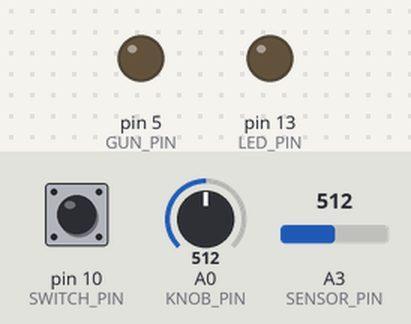
The sketch below on a simulated Arduino Nano, built with avr-gcc and run on an emulated ATmega328P. Shown: output pins drawn as LEDs (lit = HIGH). The inputs (shaded band) are chosen by the test bench; at power-on: A3 (SENSOR_PIN) = 512, A0 (KNOB_PIN) = 512, pin 10 (SWITCH_PIN) HIGH. What the sketch prints to the serial monitor is not drawn.

Above: at 4.2 s.
4.3 s: A3 (SENSOR_PIN) set to 521
At 4.9 s:
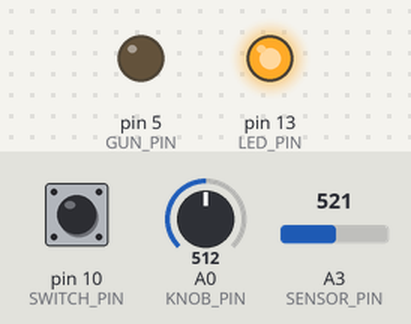
6.0 s: A0 (KNOB_PIN) set to 535
At 7.2 s:
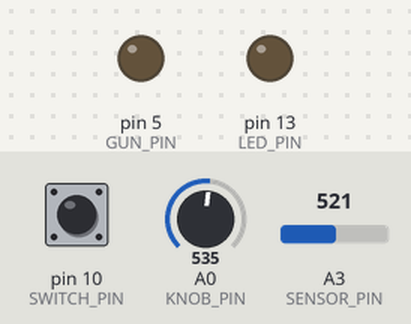
7.5 s: A0 (KNOB_PIN) set to 511
At 8.4 s:
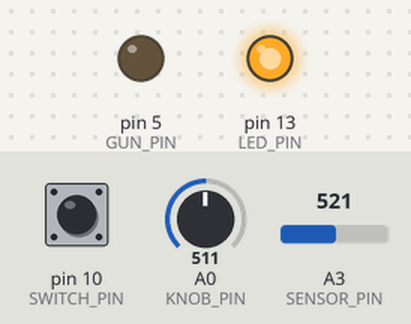
9.0 s: A0 (KNOB_PIN) set to 716
At 9.5 s:
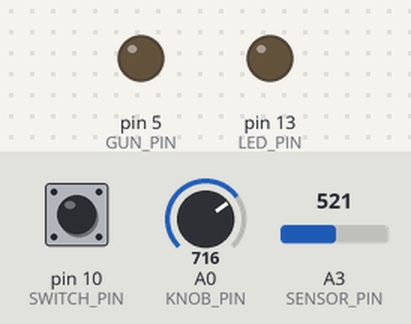
Timing chart, 0 to 12.0 s (numbered marks = the images above; inputs shaded):
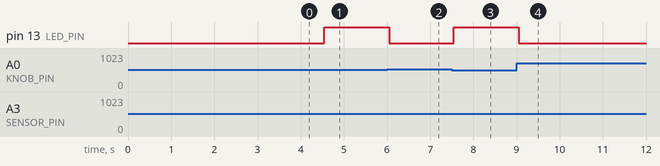

The sketch:

CounterIntel.ino
```cpp
//
//  Counter intel
//
//  Arduino Nano w/ATmega328
//

#include "SmoothAnalogInput.h"

// Analog Pins----------------------------------------------------
#define SENSOR_PIN  A3      // select the input pin for the Rangefinder
#define KNOB_PIN    A0      // input pin for the range knob
//----------------------------------------------------------------

// Digital Pins---------------------------------------------------
#define  GUN_PIN       5
#define  SWITCH_PIN   10
#define  LED_PIN      13
//---------------------------------------------------------------

// Input smoothing, from Arduino IDE sample--------------------------
const int numReadings = 10;

int readings[numReadings];      // the readings from the analog input
int index = 0;                  // the index of the current reading
int total = 0;                  // the running total
int average = 0;                // the average
//------------------------------------------------------------------

#define KNOB_MIN  5
#define KNOB_MAX  1015


SmoothAnalogInput aiSensor;
SmoothAnalogInput aiKnob;

// Settings:
// COM3,ATMega/nano328
//


void setup()
{
  // Configure IO
  Serial.begin(9600);           // LCD
  pinMode(SWITCH_PIN,  INPUT);  // ARM SWITCH

  pinMode(GUN_PIN,    OUTPUT);  // GUN OPTO-ISOLATOR
  pinMode(LED_PIN,    OUTPUT);  // BOARD MOUNTED SIGNAL LED

  aiKnob.attach(KNOB_PIN);
  aiSensor.attach(SENSOR_PIN);

  backlightOn();

  // Splash Screen
  selectLineOne();
  Serial.print("Counter Intel.");
  selectLineTwo();
  Serial.print("Cats beware!");

  // Sensor smoothing, initialize all the readings to 0:
  for (int thisReading = 0; thisReading < numReadings; thisReading++)
    readings[thisReading] = 0;

  delay(3000);
  clearLCD();
}

// Startup values
bool armed       = false;
int  lastTrigger = -1;
int  lastSensor  = -1;
bool triggered   = false;

long lastCheck = -1;
long CHECK_INTERVAL = 500;

void loop()
{
  bool armed   = digitalRead(SWITCH_PIN);
  int  trigger = aiKnob.read();   // analogRead(KNOB_PIN);
  int  sensor  = aiSensor.read();

  long now = millis();

  if (now < (lastCheck + CHECK_INTERVAL))
    return; // too soon

  lastCheck = now;

  if (sensor != lastSensor){
    selectLineOne();
    Serial.print("Sensor:" +  buildFixedString(6, sensor));
    lastSensor = sensor;
  }

  if (trigger != lastTrigger){
    selectLineTwo();
    String armString = armed?"Armed:  ": "Unarmed:";
    Serial.print(armString + buildFixedString(5, trigger));
    lastTrigger = trigger;
  }

  // Manage alarm state
  if (sensor <= trigger){
    if(!triggered){
      digitalWrite(LED_PIN, LOW);
      triggered = true;
    }
  } else {
    if (triggered){
      digitalWrite(LED_PIN, HIGH);
      triggered = false;
    }
  }


  //  delay(200);


}


String buildFixedString(int nChars, int value){

  String num = String(value);
  String retString;
  int padding = nChars - num.length();
  for (int i=0; i<padding; i++){

    retString += " ";
  }
  return retString + num;
}


void selectLineOne(){  //puts the cursor at line 0 char 0.
  Serial.write(0xFE);   //command flag
  Serial.write(128);    //position
  delay(10);
}
void selectLineTwo(){  //puts the cursor at line 0 char 0.
  Serial.write(0xFE);   //command flag
  Serial.write(192);    //position
  delay(10);
}
void goTo(int position) { //position = line 1: 0-15, line 2: 16-31, 31+ defaults back to 0
  if (position<16){ Serial.write(0xFE);   //command flag
    Serial.write((position+128));    //position
  }else if (position<32){Serial.write(0xFE);   //command flag
    Serial.write((position+48+128));    //position
  } else { goTo(0); }
  delay(10);
}

void clearLCD(){
  Serial.write(0xFE);   //command flag
  Serial.write(0x01);   //clear command.
  delay(10);
}
void backlightOn(){  //turns on the backlight
  Serial.write(0x7C);   //command flag for backlight stuff
  Serial.write(157);    //light level.
  delay(10);
}
void backlightOff(){  //turns off the backlight
  Serial.write(0x7C);   //command flag for backlight stuff
  Serial.write(128);     //light level for off.
  delay(10);
}
void serCommand(){   //a general function to call the command flag for issuing all other commands
  Serial.write(0xFE);
}


int readRangefinder(){
 // subtract the last reading:
  total= total - readings[index];
  // read from the sensor:
  readings[index] = analogRead(SENSOR_PIN);
  // add the reading to the total:
  total= total + readings[index];
  // advance to the next position in the array:
  index = index + 1;

  // if we're at the end of the array...
  if (index >= numReadings)
    // ...wrap around to the beginning:
    index = 0;

  // calculate the average:
  return (total / numReadings);
}
```

SmoothAnalogInput.cpp
```cpp
#include "SmoothAnalogInput.h"

SmoothAnalogInput::SmoothAnalogInput() {
    _pin = -1;
    _index = -1;
    _mapMax = 1024;
    _mapMin = 0;
    _res = 1;
}

void SmoothAnalogInput::attach(int pin) {
    if (pin >= 0 & pin <= 6) {
        return;
    }

    _pin = pin;
    _index = 0;

    int start = analogRead(pin);
    for(int i = 0; i < SMOOTH_ANALOG_INPUT_SIZE; i++) {
        _samples[i] = start;
    }
}

void SmoothAnalogInput::scale(int min, int max) {
    if (max <= min) {
        return;
    }

    _mapMin = min;
    _mapMax = max;

    _res = 1024 / (max - min) * 2;
}

int SmoothAnalogInput::raw() {
    if (_pin == -1) {
        return -1;
    }

    int value = analogRead(_pin);
    int last = _samples[_index];
    if (abs(value - last) <= _res) {
        value = last;
    }

    _index = (_index + 1) % SMOOTH_ANALOG_INPUT_SIZE;
    _samples[_index] = value;

    return value;
}

int SmoothAnalogInput::read() {
    raw();

    int total = 0;
    for(int i = 0; i < SMOOTH_ANALOG_INPUT_SIZE; i++) {
        total += _samples[i];
    }

    int current = total / SMOOTH_ANALOG_INPUT_SIZE;
    return map(current, 0, 1024, _mapMin, _mapMax);
}
```

SmoothAnalogInput.h
```cpp
#ifndef SmoothAnalogInput_h
#define SmoothAnalogInput_h

#include <Arduino.h>

#define SMOOTH_ANALOG_INPUT_SIZE 16

class SmoothAnalogInput {
    public:
        SmoothAnalogInput();
        void attach(int pin);
        void scale(int min, int max);
        int read();
        int raw();
    private:
        int _samples[SMOOTH_ANALOG_INPUT_SIZE];
        int _pin;
        int _index;
        int _mapMin;
        int _mapMax;
        int _res;
};

#endif
```

Measured:
- the behaviour switches between 513 and 514 on A3 (SENSOR_PIN) (found by bisection; images 0 and 1)
- the behaviour switches between 520 and 521 on A0 (KNOB_PIN) (found by bisection; images 1 and 2)
- after the input at 4.3 s, pin 13 (LED_PIN): LOW → HIGH after 0.25 s
- after the input at 6.0 s, pin 13 (LED_PIN): HIGH → LOW after 0.05 s
- after the input at 7.5 s, pin 13 (LED_PIN): LOW → HIGH after 0.05 s
- after the input at 9.0 s, pin 13 (LED_PIN): HIGH → LOW after 0.05 s
